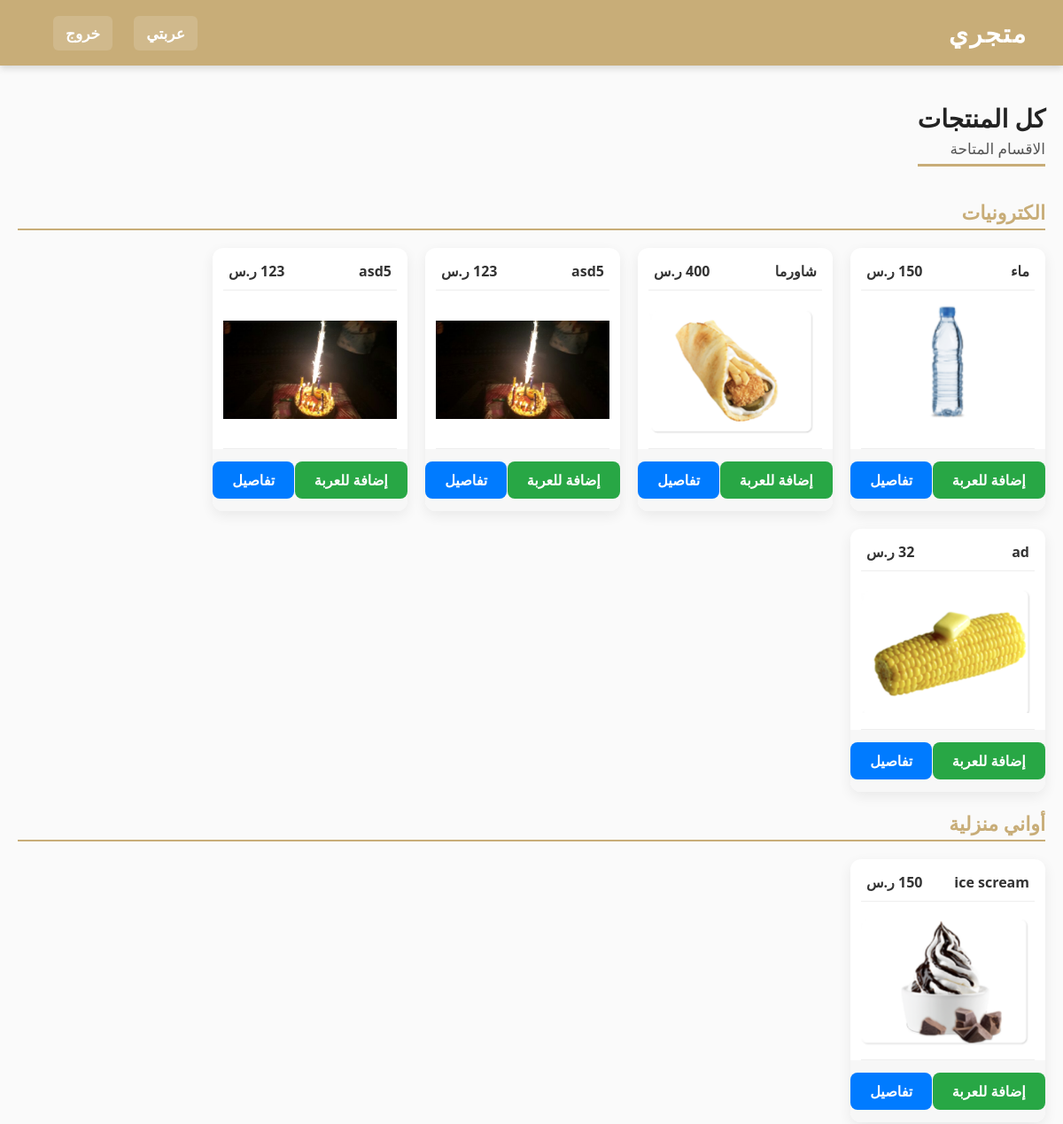
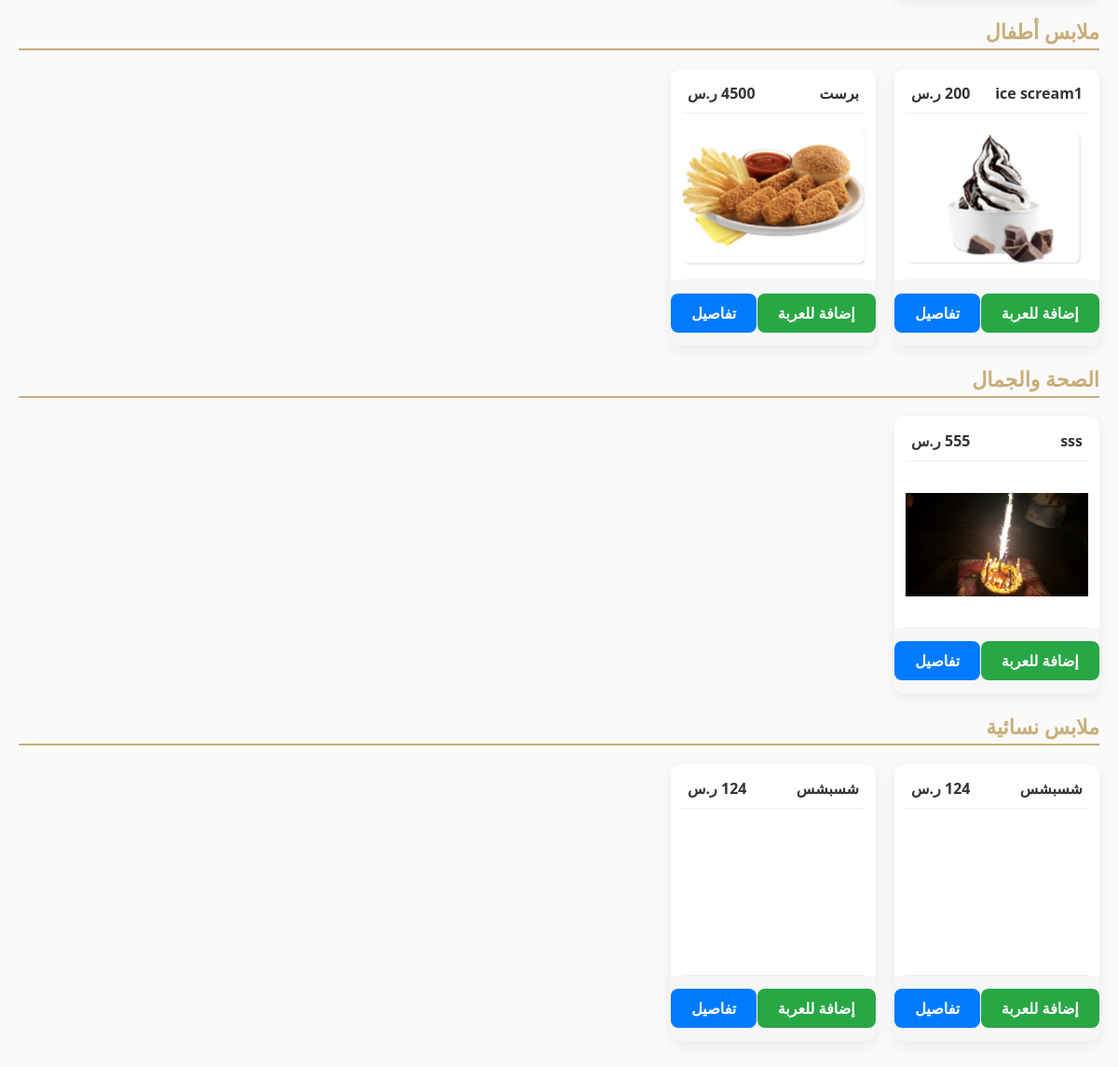
/shop.php (signed in), run on the app's committed database (2 pictures, top to bottom).
### tables this page shows
CREATE TABLE `pro` (
  `id` int(11) NOT NULL,
  `name` varchar(100) NOT NULL,
  `price` varchar(100) NOT NULL,
  `image` varchar(255) DEFAULT NULL,
  `description` text DEFAULT NULL,
  `category` varchar(100) DEFAULT NULL
);

### shop.php (the view, shortened to what this page needs)
<?php
include('coon.php');
$result = mysqli_query($con, "SELECT * FROM pro");
$products = [];
while ($row = mysqli_fetch_assoc($result)) {
    $cat = $row['category'];
    $products[$cat][] = $row;
}
?>
<!DOCTYPE html>
<html lang="ar">
<head>
</head>
<body>
  <header class="navbar">
    <div class="logo"><span>متجري</span></div>
    <div class="navigation">
      <a href="cart.php">عربتي</a>
      <a href="logout.php">خروج</a>
    </div>
  </header>
  <div class="container">
    <div class="sub-header">
      <div class="title">كل المنتجات <span>الاقسام المتاحة</span></div>
    </div>
    <?php if (empty($products)): ?>
      <p class="message">لا توجد منتجات حالياً.</p>
    <?php else: ?>
      <?php foreach ($products as $category => $items): ?>
        <h3 style="margin: 20px 0; color:#c8ad78"><?= htmlspecialchars($category) ?></h3>
        <div class="thumb-wrapper">
          <?php foreach ($items as $row): ?>
            <div class="thumb-unit">
              <div class="heading">
                <span><?= htmlspecialchars($row['name']) ?></span>
                <span><?= htmlspecialchars($row['price']) ?> ر.س</span>
              </div>
              <div class="box" style="background-image: url('images/<?= htmlspecialchars($row['image']) ?>');"></div>
              <div class="info">
                <a class="add" href="add_to_cart.php?id=<?= $row['id'] ?>">إضافة للعربة</a>
                <a class="remove" href="details.php?id=<?= $row['id'] ?>">تفاصيل</a>
              </div>
            </div>
          <?php endforeach; ?>
        </div>
      <?php endforeach; ?>
    <?php endif; ?>
  </div>
</body>
</html>

### shop.php (style rules this page uses)
* { box-sizing: border-box; margin: 0; padding: 0; font-family: "Segoe UI", Tahoma, Geneva, Verdana, sans-serif; }
body { background-color: #fafafa; direction: rtl; color: #333; min-height: 100vh; }
.navbar { display: flex; justify-content: space-between; align-items: center; padding: 18px 40px; background-color: #c8ad78; box-shadow: 0 3px 8px rgba(0, 0, 0, 0.15); position: sticky; top: 0; z-index: 100; }
.navbar .logo span { font-weight: 700; font-size: 28px; color: #fff; letter-spacing: 2px; }
.navigation a { color: #fff; text-decoration: none; margin-left: 20px; font-weight: 600; font-size: 17px; padding: 8px 14px; border-radius: 6px; background-color: rgba(255, 255, 255, 0.15); transition: background-color 0.3s ease; }
.container { max-width: 1200px; margin: 40px auto 80px; padding: 0 20px; }
.sub-header { margin-bottom: 30px; }
.sub-header .title { font-size: 28px; font-weight: 700; color: #222; margin-bottom: 6px; border-bottom: 3px solid #c8ad78; display: inline-block; padding-bottom: 6px; }
.sub-header .title span { display: block; font-size: 17px; color: #555; font-weight: 500; margin-top: 4px; }
h3 { font-size: 22px; font-weight: 700; color: #c8ad78; margin: 30px 0 18px; border-bottom: 2px solid #c8ad78; padding-bottom: 4px; }
.thumb-wrapper { display: flex; flex-wrap: wrap; gap: 20px; justify-content: flex-start; }
.thumb-unit { background-color: #fff; width: 220px; border-radius: 12px; box-shadow: 0 5px 15px rgba(0,0,0,0.07); display: flex; flex-direction: column; overflow: hidden; transition: transform 0.25s ease, box-shadow 0.25s ease; cursor: pointer; }
.thumb-unit .heading { display: flex; justify-content: space-between; padding: 15px 18px 10px; font-weight: 600; color: #333; font-size: 16px; }
.thumb-unit .box { background-size: contain; background-position: center; background-repeat: no-repeat; height: 180px; border-top: 1px solid #eee; border-bottom: 1px solid #eee; margin: 0 12px; }
.thumb-unit .info { display: flex; justify-content: space-around; padding: 14px 0; background-color: #f7f7f7; }
.thumb-unit .info a { text-decoration: none; padding: 10px 22px; border-radius: 8px; font-weight: 700; color: white; transition: background-color 0.3s ease; user-select: none; }
.thumb-unit .info a.add { background-color: #28a745; }
.thumb-unit .info a.remove { background-color: #007bff; }

### data on the page
pro: name "ماء", price "150", image (picture)
pro: name "شاورما", price "400", image (picture)
pro: name "asd5", price "123", image (picture)
pro: name "asd5", price "123", image (picture)
pro: name "ad", price "32", image (picture)
pro: name "ice scream", price "150", image (picture)
pro: name "ice scream1", price "200", image (picture)
pro: name "برست", price "4500", image (picture)
pro: name "sss", price "555", image (picture)
pro: name "شسبشس", price "124"
pro: name "شسبشس", price "124"

### other printed values
$category "الكترونيات"
$category "أواني منزلية"
$category "ملابس أطفال"
$category "الصحة والجمال"
$category "ملابس نسائية"
